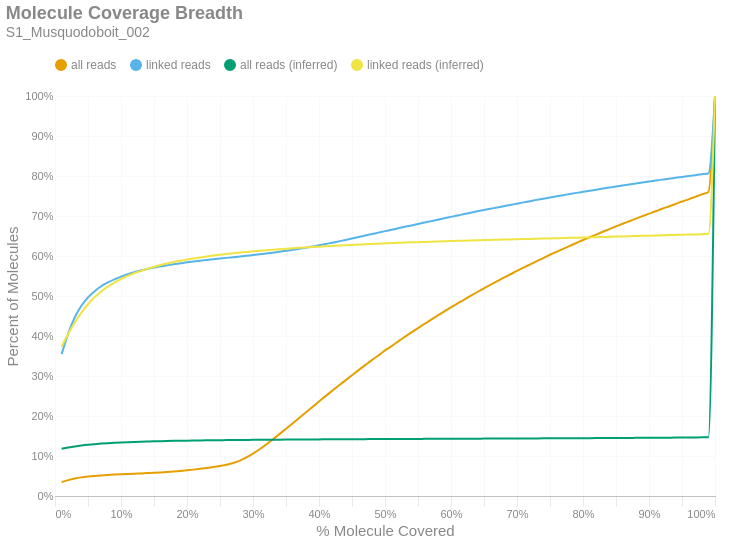

The cell this chart's notebook holds for it:
### Markdown cell above
### Molecule Read Coverage
This chart shows molecule coverage breadth as computed by the number of bases aligned to that molecule. In other words, "*how much of each unique long molecule is actually sequenced/aligned?*" Keep in mind there is a distinction between sequences and alignments, since some sequences belonging to a particular molecule may not align well and wouldn't appear in the alignment data. This chart also shows molecule coverage breadth as computed by the *inferred fragment* from which the aligned sequences originate. Unlike read coverage, this calculation takes into account the total insert size, including unsequenced gaps between the forward and reverse reads. Like the previous figures, these are cumulative percents.

### Code cell
if SKIPLR:
    print_html(f"Skipped")
else:
    binned_df = consolidated_hist(valids['coverage_bp'], mask, 0.01, True)
    binned_df_inf = consolidated_hist(valids['coverage_inserts'], mask, 0.01, True)
    binned_df = binned_df.with_columns(pl.lit(binned_df_inf['all reads (cumsum)']).alias('all reads (inferred)'))
    binned_df = binned_df.with_columns(pl.lit(binned_df_inf['linked reads (cumsum)']).alias('linked reads (inferred)'))
    binned_df = binned_df.with_columns(
        (pl.col('bin').cast(pl.Float64) + 0.01).alias('right_edge')
    )

    with SafeRender(binned_df):
        (
            density_plot(binned_df, 'Molecule Coverage Breadth', samplename, 'molcov', ['all reads (inferred)','linked reads (inferred)'])
            .encode(
                #x=alt.X('bin:Q', title="% Molecule Covered").axis(format = '%').scale(padding=0),
                x=alt.X('right_edge:Q', title="% Molecule Covered").axis(format='%').scale(padding=0),
                y=alt.Y('value:Q', title='Percent of Molecules')
                    .axis(format='%')
                    .stack(False)
                    .scale(domainMin=0, padding=0),
                color=alt.Color("key:N").scale(domain = ["all reads", "linked reads", "all reads (inferred)", "linked reads (inferred)"]),
                tooltip = [
                    alt.Tooltip("key:N", title = "Data Type"),
                    alt.Tooltip("range_label:N", title="% Molecule Covered"),
                    alt.Tooltip("value:Q", format = ".2%", title="% Molecules")
                ]
            )
        ).display()

### Figure 1 — Vega-Lite specification as saved in the notebook (floating-point values rounded to 4 significant figures)
{"width": "container", "height": 400, "config": {"title": {"anchor": "start", "dy": -15, "fontSize": 18, "color": "#888888", "subtitleColor": "#888888", "subtitleFontSize": 14}, "arc": {"fill": "#0072B2"}, "axis": {"domainColor": "#888888", "domainWidth": 0.5, "gridWidth": 0.2, "grid": false, "titleFontWeight": 400, "titleFontSize": 15, "labelFontSize": 11, "labelColor": "#888888", "tickColor": "#888888", "tickWidth": 0.2, "titleColor": "#888888"}, "axisBand": {"grid": false}, "axisX": {"grid": true, "tickSize": 10, "domainCap": "round"}, "axisY": {"domain": false, "grid": true, "tickSize": 0, "domainCap": "round"}, "background": "transparent", "header": {"labelFontSize": 15, "labelColor": "#888888", "titleFontSize": 15, "titleFontWeight": 600, "titleColor": "#888888"}, "legend": {"labelFont": "sans-serif", "labelFontSize": 12, "labelColor": "#888888", "symbolSize": 100, "symbolType": "circle", "titleFontSize": 12, "titlePadding": 10, "titleColor": "#888888", "title": null, "orient": "top"}, "range": {"category": ["#E69F00", "#56B4E9", "#009E73", "#F0E442", "#0072B2", "#D55E00", "#CC79A7", "#000000"], "diverging": ["#cfe8f3", "#a2d4ec", "#73bfe2", "#46abdb", "#1696d2", "#12719e"]}, "area": {"fill": "#0072B2", "fillOpacity": 0.7, "line": true, "strokeOpacity": 0.7}, "line": {"color": "#0072B2", "stroke": "#0072B2", "strokeWidth": 2}, "trail": {"color": "#0072B2", "stroke": "#0072B2", "strokeWidth": 0, "size": 1}, "point": {"filled": true, "fillOpacity": 1.0, "size": 95}, "text": {"color": "#888888", "fontSize": 11, "align": "right", "fontWeight": 400, "size": 11}, "bar": {"fill": "#0072B2", "stroke": null}, "view": {"stroke": null, "continuousWidth": 660, "continuousHeight": 400}}, "data": {"name": "data-11d4bcf15eac7bb3bda552b3f5486cae"}, "mark": {"type": "line", "interpolate": "monotone", "point": {"opacity": 0, "size": 275}}, "encoding": {"color": {"field": "key", "scale": {"domain": ["all reads", "linked reads", "all reads (inferred)", "linked reads (inferred)"]}, "type": "nominal"}, "tooltip": [{"field": "key", "title": "Data Type", "type": "nominal"}, {"field": "range_label", "title": "% Molecule Covered", "type": "nominal"}, {"field": "value", "format": ".2%", "title": "% Molecules", "type": "quantitative"}], "x": {"axis": {"format": "%"}, "field": "right_edge", "scale": {"padding": 0}, "title": "% Molecule Covered", "type": "quantitative"}, "y": {"axis": {"format": "%"}, "field": "value", "scale": {"domainMin": 0, "padding": 0}, "stack": false, "title": "Percent of Molecules", "type": "quantitative"}}, "params": [{"name": "param_c36ac31b6afebe62", "select": {"type": "point", "fields": ["key"]}, "bind": "legend"}], "title": {"text": "Molecule Coverage Breadth", "subtitle": "S1_Musquodoboit_002"}, "transform": [{"fold": ["all reads (cumsum)", "linked reads (cumsum)", "all reads (inferred)", "linked reads (inferred)"]}, {"calculate": "replace(datum.key, ' (cumsum)', '')", "as": "key"}, {"filter": {"param": "param_c36ac31b6afebe62"}}], "usermeta": {"embedOptions": {"downloadFileName": "S1_Musquodoboit_002.molcov"}}, "$schema": "https://vega.github.io/schema/vega-lite/v6.1.0.json", "datasets": {"data-11d4bcf15eac7bb3bda552b3f5486cae": [{"bin": "0.0", "interval": "0.0-0.01", "all reads": 0.03472, "linked reads": 0.3547, "all reads (cumsum)": 0.03472, "linked reads (cumsum)": 0.3547, "range_label": "0.0-0.01", "all reads (inferred)": 0.1181, "linked reads (inferred)": 0.374, "right_edge": 0.01}, {"bin": "0.01", "interval": "0.01-0.02", "all reads": 0.004991, "linked reads": 0.05142, "all reads (cumsum)": 0.03971, "linked reads (cumsum)": 0.4061, "range_label": "0.01-0.02", "all reads (inferred)": 0.1211, "linked reads (inferred)": 0.4051, "right_edge": 0.02}, {"bin": "0.02", "interval": "0.02-0.03", "all reads": 0.003949, "linked reads": 0.04069, "all reads (cumsum)": 0.04366, "linked reads (cumsum)": 0.4468, "range_label": "0.02-0.03", "all reads (inferred)": 0.1237, "linked reads (inferred)": 0.4336, "right_edge": 0.03}, {"bin": "0.03", "interval": "0.03-0.04", "all reads": 0.002892, "linked reads": 0.02894, "all reads (cumsum)": 0.04655, "linked reads (cumsum)": 0.4758, "range_label": "0.03-0.04", "all reads (inferred)": 0.126, "linked reads (inferred)": 0.4584, "right_edge": 0.04}, {"bin": "0.04", "interval": "0.04-0.05", "all reads": 0.00208, "linked reads": 0.02066, "all reads (cumsum)": 0.04863, "linked reads (cumsum)": 0.4964, "range_label": "0.04-0.05", "all reads (inferred)": 0.128, "linked reads (inferred)": 0.4793, "right_edge": 0.05}, {"bin": "0.05", "interval": "0.05-0.06", "all reads": 0.001632, "linked reads": 0.01563, "all reads (cumsum)": 0.05026, "linked reads (cumsum)": 0.5121, "range_label": "0.05-0.06", "all reads (inferred)": 0.1297, "linked reads (inferred)": 0.4967, "right_edge": 0.06}, {"bin": "0.06", "interval": "0.06-0.07", "all reads": 0.00129, "linked reads": 0.01231, "all reads (cumsum)": 0.05155, "linked reads (cumsum)": 0.5244, "range_label": "0.06-0.07", "all reads (inferred)": 0.131, "linked reads (inferred)": 0.5115, "right_edge": 0.07}, {"bin": "0.07", "interval": "0.07-0.08", "all reads": 0.001028, "linked reads": 0.009478, "all reads (cumsum)": 0.05258, "linked reads (cumsum)": 0.5338, "range_label": "0.07-0.08", "all reads (inferred)": 0.1321, "linked reads (inferred)": 0.5234, "right_edge": 0.08}, {"bin": "0.08", "interval": "0.08-0.09", "all reads": 0.0009056, "linked reads": 0.007876, "all reads (cumsum)": 0.05348, "linked reads (cumsum)": 0.5417, "range_label": "0.08-0.09", "all reads (inferred)": 0.1331, "linked reads (inferred)": 0.5336, "right_edge": 0.09}, {"bin": "0.09", "interval": "0.09-0.1", "all reads": 0.0008297, "linked reads": 0.006724, "all reads (cumsum)": 0.05431, "linked reads (cumsum)": 0.5484, "range_label": "0.09-0.1", "all reads (inferred)": 0.1339, "linked reads (inferred)": 0.5425, "right_edge": 0.1}, {"bin": "0.1", "interval": "0.1-0.11", "all reads": 0.0007816, "linked reads": 0.005879, "all reads (cumsum)": 0.05509, "linked reads (cumsum)": 0.5543, "range_label": "0.1-0.11", "all reads (inferred)": 0.1346, "linked reads (inferred)": 0.5503, "right_edge": 0.11}, {"bin": "0.11", "interval": "0.11-0.12", "all reads": 0.0007356, "linked reads": 0.005114, "all reads (cumsum)": 0.05583, "linked reads (cumsum)": 0.5594, "range_label": "0.11-0.12", "all reads (inferred)": 0.1352, "linked reads (inferred)": 0.5569, "right_edge": 0.12}, {"bin": "0.12", "interval": "0.12-0.13", "all reads": 0.0006893, "linked reads": 0.004279, "all reads (cumsum)": 0.05652, "linked reads (cumsum)": 0.5637, "range_label": "0.12-0.13", "all reads (inferred)": 0.1358, "linked reads (inferred)": 0.5628, "right_edge": 0.13}, {"bin": "0.13", "interval": "0.13-0.14", "all reads": 0.0007028, "linked reads": 0.003863, "all reads (cumsum)": 0.05722, "linked reads (cumsum)": 0.5676, "range_label": "0.13-0.14", "all reads (inferred)": 0.1363, "linked reads (inferred)": 0.5681, "right_edge": 0.14}, {"bin": "0.14", "interval": "0.14-0.15", "all reads": 0.000728, "linked reads": 0.003415, "all reads (cumsum)": 0.05795, "linked reads (cumsum)": 0.571, "range_label": "0.14-0.15", "all reads (inferred)": 0.1367, "linked reads (inferred)": 0.5731, "right_edge": 0.15}, {"bin": "0.15", "interval": "0.15-0.16", "all reads": 0.0008472, "linked reads": 0.003191, "all reads (cumsum)": 0.0588, "linked reads (cumsum)": 0.5742, "range_label": "0.15-0.16", "all reads (inferred)": 0.1371, "linked reads (inferred)": 0.5775, "right_edge": 0.16}, {"bin": "0.16", "interval": "0.16-0.17", "all reads": 0.001013, "linked reads": 0.002623, "all reads (cumsum)": 0.05981, "linked reads (cumsum)": 0.5768, "range_label": "0.16-0.17", "all reads (inferred)": 0.1375, "linked reads (inferred)": 0.5813, "right_edge": 0.17}, {"bin": "0.17", "interval": "0.17-0.18", "all reads": 0.001237, "linked reads": 0.002682, "all reads (cumsum)": 0.06105, "linked reads (cumsum)": 0.5795, "range_label": "0.17-0.18", "all reads (inferred)": 0.1378, "linked reads (inferred)": 0.5849, "right_edge": 0.18}, {"bin": "0.18", "interval": "0.18-0.19", "all reads": 0.001431, "linked reads": 0.002277, "all reads (cumsum)": 0.06248, "linked reads (cumsum)": 0.5818, "range_label": "0.18-0.19", "all reads (inferred)": 0.1382, "linked reads (inferred)": 0.5882, "right_edge": 0.19}, {"bin": "0.19", "interval": "0.19-0.2", "all reads": 0.001658, "linked reads": 0.002399, "all reads (cumsum)": 0.06414, "linked reads (cumsum)": 0.5842, "range_label": "0.19-0.2", "all reads (inferred)": 0.1384, "linked reads (inferred)": 0.5911, "right_edge": 0.2}, {"bin": "0.2", "interval": "0.2-0.21", "all reads": 0.001816, "linked reads": 0.00204, "all reads (cumsum)": 0.06595, "linked reads (cumsum)": 0.5862, "range_label": "0.2-0.21", "all reads (inferred)": 0.1387, "linked reads (inferred)": 0.5938, "right_edge": 0.21}, {"bin": "0.21", "interval": "0.21-0.22", "all reads": 0.001993, "linked reads": 0.002, "all reads (cumsum)": 0.06794, "linked reads (cumsum)": 0.5882, "range_label": "0.21-0.22", "all reads (inferred)": 0.1389, "linked reads (inferred)": 0.5964, "right_edge": 0.22}, {"bin": "0.22", "interval": "0.22-0.23", "all reads": 0.002187, "linked reads": 0.001712, "all reads (cumsum)": 0.07013, "linked reads (cumsum)": 0.5899, "range_label": "0.22-0.23", "all reads (inferred)": 0.1391, "linked reads (inferred)": 0.5988, "right_edge": 0.23}, {"bin": "0.23", "interval": "0.23-0.24", "all reads": 0.002379, "linked reads": 0.001834, "all reads (cumsum)": 0.07251, "linked reads (cumsum)": 0.5918, "range_label": "0.23-0.24", "all reads (inferred)": 0.1394, "linked reads (inferred)": 0.601, "right_edge": 0.24}, {"bin": "0.24", "interval": "0.24-0.25", "all reads": 0.002733, "linked reads": 0.0018, "all reads (cumsum)": 0.07524, "linked reads (cumsum)": 0.5936, "range_label": "0.24-0.25", "all reads (inferred)": 0.1395, "linked reads (inferred)": 0.6031, "right_edge": 0.25}, {"bin": "0.25", "interval": "0.25-0.26", "all reads": 0.003063, "linked reads": 0.00176, "all reads (cumsum)": 0.07831, "linked reads (cumsum)": 0.5953, "range_label": "0.25-0.26", "all reads (inferred)": 0.1397, "linked reads (inferred)": 0.605, "right_edge": 0.26}, {"bin": "0.26", "interval": "0.26-0.27", "all reads": 0.004099, "linked reads": 0.001704, "all reads (cumsum)": 0.08241, "linked reads (cumsum)": 0.597, "range_label": "0.26-0.27", "all reads (inferred)": 0.1399, "linked reads (inferred)": 0.6069, "right_edge": 0.27}, {"bin": "0.27", "interval": "0.27-0.28", "all reads": 0.005932, "linked reads": 0.001674, "all reads (cumsum)": 0.08834, "linked reads (cumsum)": 0.5987, "range_label": "0.27-0.28", "all reads (inferred)": 0.1401, "linked reads (inferred)": 0.6086, "right_edge": 0.28}, {"bin": "0.28", "interval": "0.28-0.29", "all reads": 0.007995, "linked reads": 0.001749, "all reads (cumsum)": 0.09633, "linked reads (cumsum)": 0.6004, "range_label": "0.28-0.29", "all reads (inferred)": 0.1402, "linked reads (inferred)": 0.6101, "right_edge": 0.29}, {"bin": "0.29", "interval": "0.29-0.3", "all reads": 0.009751, "linked reads": 0.001858, "all reads (cumsum)": 0.1061, "linked reads (cumsum)": 0.6023, "range_label": "0.29-0.3", "all reads (inferred)": 0.1404, "linked reads (inferred)": 0.6118, "right_edge": 0.3}, {"bin": "0.3", "interval": "0.3-0.31", "all reads": 0.0109, "linked reads": 0.001789, "all reads (cumsum)": 0.117, "linked reads (cumsum)": 0.6041, "range_label": "0.3-0.31", "all reads (inferred)": 0.1405, "linked reads (inferred)": 0.6131, "right_edge": 0.31}, {"bin": "0.31", "interval": "0.31-0.32", "all reads": 0.01187, "linked reads": 0.002056, "all reads (cumsum)": 0.1289, "linked reads (cumsum)": 0.6061, "range_label": "0.31-0.32", "all reads (inferred)": 0.1406, "linked reads (inferred)": 0.6145, "right_edge": 0.32}, {"bin": "0.32", "interval": "0.32-0.33", "all reads": 0.01274, "linked reads": 0.002088, "all reads (cumsum)": 0.1416, "linked reads (cumsum)": 0.6082, "range_label": "0.32-0.33", "all reads (inferred)": 0.1408, "linked reads (inferred)": 0.6158, "right_edge": 0.33}, {"bin": "0.33", "interval": "0.33-0.34", "all reads": 0.01304, "linked reads": 0.002242, "all reads (cumsum)": 0.1546, "linked reads (cumsum)": 0.6105, "range_label": "0.33-0.34", "all reads (inferred)": 0.1409, "linked reads (inferred)": 0.617, "right_edge": 0.34}, {"bin": "0.34", "interval": "0.34-0.35", "all reads": 0.01331, "linked reads": 0.002397, "all reads (cumsum)": 0.1679, "linked reads (cumsum)": 0.6129, "range_label": "0.34-0.35", "all reads (inferred)": 0.141, "linked reads (inferred)": 0.6182, "right_edge": 0.35}, {"bin": "0.35", "interval": "0.35-0.36", "all reads": 0.01352, "linked reads": 0.002426, "all reads (cumsum)": 0.1815, "linked reads (cumsum)": 0.6153, "range_label": "0.35-0.36", "all reads (inferred)": 0.1411, "linked reads (inferred)": 0.6194, "right_edge": 0.36}, {"bin": "0.36", "interval": "0.36-0.37", "all reads": 0.0136, "linked reads": 0.002533, "all reads (cumsum)": 0.1951, "linked reads (cumsum)": 0.6178, "range_label": "0.36-0.37", "all reads (inferred)": 0.1412, "linked reads (inferred)": 0.6204, "right_edge": 0.37}, {"bin": "0.37", "interval": "0.37-0.38", "all reads": 0.01378, "linked reads": 0.002802, "all reads (cumsum)": 0.2088, "linked reads (cumsum)": 0.6206, "range_label": "0.37-0.38", "all reads (inferred)": 0.1413, "linked reads (inferred)": 0.6214, "right_edge": 0.38}, {"bin": "0.38", "interval": "0.38-0.39", "all reads": 0.01366, "linked reads": 0.002954, "all reads (cumsum)": 0.2225, "linked reads (cumsum)": 0.6236, "range_label": "0.38-0.39", "all reads (inferred)": 0.1414, "linked reads (inferred)": 0.6223, "right_edge": 0.39}, {"bin": "0.39", "interval": "0.39-0.4", "all reads": 0.01386, "linked reads": 0.003287, "all reads (cumsum)": 0.2364, "linked reads (cumsum)": 0.6269, "range_label": "0.39-0.4", "all reads (inferred)": 0.1415, "linked reads (inferred)": 0.6234, "right_edge": 0.4}, {"bin": "0.4", "interval": "0.4-0.41", "all reads": 0.01329, "linked reads": 0.002957, "all reads (cumsum)": 0.2497, "linked reads (cumsum)": 0.6298, "range_label": "0.4-0.41", "all reads (inferred)": 0.1416, "linked reads (inferred)": 0.6244, "right_edge": 0.41}, {"bin": "0.41", "interval": "0.41-0.42", "all reads": 0.01335, "linked reads": 0.003373, "all reads (cumsum)": 0.263, "linked reads (cumsum)": 0.6332, "range_label": "0.41-0.42", "all reads (inferred)": 0.1417, "linked reads (inferred)": 0.6253, "right_edge": 0.42}, {"bin": "0.42", "interval": "0.42-0.43", "all reads": 0.01319, "linked reads": 0.003402, "all reads (cumsum)": 0.2762, "linked reads (cumsum)": 0.6366, "range_label": "0.42-0.43", "all reads (inferred)": 0.1418, "linked reads (inferred)": 0.6262, "right_edge": 0.43}, {"bin": "0.43", "interval": "0.43-0.44", "all reads": 0.0129, "linked reads": 0.003394, "all reads (cumsum)": 0.2891, "linked reads (cumsum)": 0.64, "range_label": "0.43-0.44", "all reads (inferred)": 0.1419, "linked reads (inferred)": 0.6271, "right_edge": 0.44}, {"bin": "0.44", "interval": "0.44-0.45", "all reads": 0.01291, "linked reads": 0.003583, "all reads (cumsum)": 0.302, "linked reads (cumsum)": 0.6436, "range_label": "0.44-0.45", "all reads (inferred)": 0.142, "linked reads (inferred)": 0.6278, "right_edge": 0.45}, {"bin": "0.45", "interval": "0.45-0.46", "all reads": 0.0127, "linked reads": 0.003695, "all reads (cumsum)": 0.3147, "linked reads (cumsum)": 0.6473, "range_label": "0.45-0.46", "all reads (inferred)": 0.1421, "linked reads (inferred)": 0.6285, "right_edge": 0.46}, {"bin": "0.46", "interval": "0.46-0.47", "all reads": 0.01249, "linked reads": 0.003767, "all reads (cumsum)": 0.3272, "linked reads (cumsum)": 0.651, "range_label": "0.46-0.47", "all reads (inferred)": 0.1422, "linked reads (inferred)": 0.6293, "right_edge": 0.47}, {"bin": "0.47", "interval": "0.47-0.48", "all reads": 0.01238, "linked reads": 0.00373, "all reads (cumsum)": 0.3396, "linked reads (cumsum)": 0.6548, "range_label": "0.47-0.48", "all reads (inferred)": 0.1422, "linked reads (inferred)": 0.6301, "right_edge": 0.48}, {"bin": "0.48", "interval": "0.48-0.49", "all reads": 0.01165, "linked reads": 0.003679, "all reads (cumsum)": 0.3512, "linked reads (cumsum)": 0.6585, "range_label": "0.48-0.49", "all reads (inferred)": 0.1423, "linked reads (inferred)": 0.6309, "right_edge": 0.49}, {"bin": "0.49", "interval": "0.49-0.5", "all reads": 0.01275, "linked reads": 0.003756, "all reads (cumsum)": 0.364, "linked reads (cumsum)": 0.6622, "range_label": "0.49-0.5", "all reads (inferred)": 0.1424, "linked reads (inferred)": 0.6316, "right_edge": 0.5}, {"bin": "0.5", "interval": "0.5-0.51", "all reads": 0.01069, "linked reads": 0.003458, "all reads (cumsum)": 0.3747, "linked reads (cumsum)": 0.6657, "range_label": "0.5-0.51", "all reads (inferred)": 0.1425, "linked reads (inferred)": 0.6322, "right_edge": 0.51}, {"bin": "0.51", "interval": "0.51-0.52", "all reads": 0.01183, "linked reads": 0.003759, "all reads (cumsum)": 0.3865, "linked reads (cumsum)": 0.6694, "range_label": "0.51-0.52", "all reads (inferred)": 0.1426, "linked reads (inferred)": 0.6329, "right_edge": 0.52}, {"bin": "0.52", "interval": "0.52-0.53", "all reads": 0.01125, "linked reads": 0.003605, "all reads (cumsum)": 0.3977, "linked reads (cumsum)": 0.673, "range_label": "0.52-0.53", "all reads (inferred)": 0.1426, "linked reads (inferred)": 0.6335, "right_edge": 0.53}, {"bin": "0.53", "interval": "0.53-0.54", "all reads": 0.01119, "linked reads": 0.003471, "all reads (cumsum)": 0.4089, "linked reads (cumsum)": 0.6765, "range_label": "0.53-0.54", "all reads (inferred)": 0.1427, "linked reads (inferred)": 0.6341, "right_edge": 0.54}, {"bin": "0.54", "interval": "0.54-0.55", "all reads": 0.01074, "linked reads": 0.003554, "all reads (cumsum)": 0.4197, "linked reads (cumsum)": 0.6801, "range_label": "0.54-0.55", "all reads (inferred)": 0.1428, "linked reads (inferred)": 0.6346, "right_edge": 0.55}, {"bin": "0.55", "interval": "0.55-0.56", "all reads": 0.01088, "linked reads": 0.003639, "all reads (cumsum)": 0.4306, "linked reads (cumsum)": 0.6837, "range_label": "0.55-0.56", "all reads (inferred)": 0.1428, "linked reads (inferred)": 0.6352, "right_edge": 0.56}, {"bin": "0.56", "interval": "0.56-0.57", "all reads": 0.0106, "linked reads": 0.003514, "all reads (cumsum)": 0.4412, "linked reads (cumsum)": 0.6872, "range_label": "0.56-0.57", "all reads (inferred)": 0.1429, "linked reads (inferred)": 0.6358, "right_edge": 0.57}, {"bin": "0.57", "interval": "0.57-0.58", "all reads": 0.01023, "linked reads": 0.003597, "all reads (cumsum)": 0.4514, "linked reads (cumsum)": 0.6908, "range_label": "0.57-0.58", "all reads (inferred)": 0.143, "linked reads (inferred)": 0.6363, "right_edge": 0.58}, {"bin": "0.58", "interval": "0.58-0.59", "all reads": 0.01017, "linked reads": 0.003463, "all reads (cumsum)": 0.4616, "linked reads (cumsum)": 0.6943, "range_label": "0.58-0.59", "all reads (inferred)": 0.143, "linked reads (inferred)": 0.6369, "right_edge": 0.59}, {"bin": "0.59", "interval": "0.59-0.6", "all reads": 0.01022, "linked reads": 0.003591, "all reads (cumsum)": 0.4718, "linked reads (cumsum)": 0.6979, "range_label": "0.59-0.6", "all reads (inferred)": 0.1431, "linked reads (inferred)": 0.6374, "right_edge": 0.6}, {"bin": "0.6", "interval": "0.6-0.61", "all reads": 0.009596, "linked reads": 0.003479, "all reads (cumsum)": 0.4814, "linked reads (cumsum)": 0.7013, "range_label": "0.6-0.61", "all reads (inferred)": 0.1432, "linked reads (inferred)": 0.6379, "right_edge": 0.61}, {"bin": "0.61", "interval": "0.61-0.62", "all reads": 0.009838, "linked reads": 0.003453, "all reads (cumsum)": 0.4912, "linked reads (cumsum)": 0.7048, "range_label": "0.61-0.62", "all reads (inferred)": 0.1432, "linked reads (inferred)": 0.6384, "right_edge": 0.62}, {"bin": "0.62", "interval": "0.62-0.63", "all reads": 0.009432, "linked reads": 0.003511, "all reads (cumsum)": 0.5006, "linked reads (cumsum)": 0.7083, "range_label": "0.62-0.63", "all reads (inferred)": 0.1433, "linked reads (inferred)": 0.6389, "right_edge": 0.63}, {"bin": "0.63", "interval": "0.63-0.64", "all reads": 0.009345, "linked reads": 0.003389, "all reads (cumsum)": 0.51, "linked reads (cumsum)": 0.7117, "range_label": "0.63-0.64", "all reads (inferred)": 0.1434, "linked reads (inferred)": 0.6393, "right_edge": 0.64}, {"bin": "0.64", "interval": "0.64-0.65", "all reads": 0.009186, "linked reads": 0.003271, "all reads (cumsum)": 0.5192, "linked reads (cumsum)": 0.715, "range_label": "0.64-0.65", "all reads (inferred)": 0.1434, "linked reads (inferred)": 0.6397, "right_edge": 0.65}, {"bin": "0.65", "interval": "0.65-0.66", "all reads": 0.009301, "linked reads": 0.003197, "all reads (cumsum)": 0.5285, "linked reads (cumsum)": 0.7182, "range_label": "0.65-0.66", "all reads (inferred)": 0.1435, "linked reads (inferred)": 0.6402, "right_edge": 0.66}, {"bin": "0.66", "interval": "0.66-0.67", "all reads": 0.008788, "linked reads": 0.00325, "all reads (cumsum)": 0.5373, "linked reads (cumsum)": 0.7214, "range_label": "0.66-0.67", "all reads (inferred)": 0.1436, "linked reads (inferred)": 0.6406, "right_edge": 0.67}, {"bin": "0.67", "interval": "0.67-0.68", "all reads": 0.008709, "linked reads": 0.00317, "all reads (cumsum)": 0.546, "linked reads (cumsum)": 0.7246, "range_label": "0.67-0.68", "all reads (inferred)": 0.1436, "linked reads (inferred)": 0.6411, "right_edge": 0.68}, {"bin": "0.68", "interval": "0.68-0.69", "all reads": 0.00836, "linked reads": 0.00309, "all reads (cumsum)": 0.5543, "linked reads (cumsum)": 0.7277, "range_label": "0.68-0.69", "all reads (inferred)": 0.1437, "linked reads (inferred)": 0.6415, "right_edge": 0.69}, {"bin": "0.69", "interval": "0.69-0.7", "all reads": 0.00855, "linked reads": 0.003205, "all reads (cumsum)": 0.5629, "linked reads (cumsum)": 0.7309, "range_label": "0.69-0.7", "all reads (inferred)": 0.1438, "linked reads (inferred)": 0.642, "right_edge": 0.7}, {"bin": "0.7", "interval": "0.7-0.71", "all reads": 0.008158, "linked reads": 0.003189, "all reads (cumsum)": 0.571, "linked reads (cumsum)": 0.7341, "range_label": "0.7-0.71", "all reads (inferred)": 0.1439, "linked reads (inferred)": 0.6424, "right_edge": 0.71}, {"bin": "0.71", "interval": "0.71-0.72", "all reads": 0.007998, "linked reads": 0.00305, "all reads (cumsum)": 0.579, "linked reads (cumsum)": 0.7371, "range_label": "0.71-0.72", "all reads (inferred)": 0.1439, "linked reads (inferred)": 0.6428, "right_edge": 0.72}, {"bin": "0.72", "interval": "0.72-0.73", "all reads": 0.008065, "linked reads": 0.003162, "all reads (cumsum)": 0.5871, "linked reads (cumsum)": 0.7403, "range_label": "0.72-0.73", "all reads (inferred)": 0.144, "linked reads (inferred)": 0.6432, "right_edge": 0.73}, {"bin": "0.73", "interval": "0.73-0.74", "all reads": 0.007832, "linked reads": 0.003021, "all reads (cumsum)": 0.5949, "linked reads (cumsum)": 0.7433, "range_label": "0.73-0.74", "all reads (inferred)": 0.1441, "linked reads (inferred)": 0.6436, "right_edge": 0.74}, {"bin": "0.74", "interval": "0.74-0.75", "all reads": 0.008188, "linked reads": 0.003117, "all reads (cumsum)": 0.6031, "linked reads (cumsum)": 0.7464, "range_label": "0.74-0.75", "all reads (inferred)": 0.1441, "linked reads (inferred)": 0.644, "right_edge": 0.75}, {"bin": "0.75", "interval": "0.75-0.76", "all reads": 0.007396, "linked reads": 0.002821, "all reads (cumsum)": 0.6105, "linked reads (cumsum)": 0.7492, "range_label": "0.75-0.76", "all reads (inferred)": 0.1442, "linked reads (inferred)": 0.6445, "right_edge": 0.76}, {"bin": "0.76", "interval": "0.76-0.77", "all reads": 0.007513, "linked reads": 0.002834, "all reads (cumsum)": 0.618, "linked reads (cumsum)": 0.7521, "range_label": "0.76-0.77", "all reads (inferred)": 0.1443, "linked reads (inferred)": 0.6449, "right_edge": 0.77}, {"bin": "0.77", "interval": "0.77-0.78", "all reads": 0.007376, "linked reads": 0.002946, "all reads (cumsum)": 0.6254, "linked reads (cumsum)": 0.755, "range_label": "0.77-0.78", "all reads (inferred)": 0.1444, "linked reads (inferred)": 0.6453, "right_edge": 0.78}, {"bin": "0.78", "interval": "0.78-0.79", "all reads": 0.007175, "linked reads": 0.002794, "all reads (cumsum)": 0.6326, "linked reads (cumsum)": 0.7578, "range_label": "0.78-0.79", "all reads (inferred)": 0.1445, "linked reads (inferred)": 0.6458, "right_edge": 0.79}, {"bin": "0.79", "interval": "0.79-0.8", "all reads": 0.007511, "linked reads": 0.002639, "all reads (cumsum)": 0.6401, "linked reads (cumsum)": 0.7604, "range_label": "0.79-0.8", "all reads (inferred)": 0.1445, "linked reads (inferred)": 0.6461, "right_edge": 0.8}, {"bin": "0.8", "interval": "0.8-0.81", "all reads": 0.006713, "linked reads": 0.002626, "all reads (cumsum)": 0.6468, "linked reads (cumsum)": 0.7631, "range_label": "0.8-0.81", "all reads (inferred)": 0.1446, "linked reads (inferred)": 0.6466, "right_edge": 0.81}, {"bin": "0.81", "interval": "0.81-0.82", "all reads": 0.006814, "linked reads": 0.002749, "all reads (cumsum)": 0.6536, "linked reads (cumsum)": 0.7658, "range_label": "0.81-0.82", "all reads (inferred)": 0.1447, "linked reads (inferred)": 0.647, "right_edge": 0.82}, {"bin": "0.82", "interval": "0.82-0.83", "all reads": 0.006972, "linked reads": 0.002674, "all reads (cumsum)": 0.6606, "linked reads (cumsum)": 0.7685, "range_label": "0.82-0.83", "all reads (inferred)": 0.1448, "linked reads (inferred)": 0.6475, "right_edge": 0.83}, {"bin": "0.83", "interval": "0.83-0.84", "all reads": 0.006776, "linked reads": 0.002581, "all reads (cumsum)": 0.6674, "linked reads (cumsum)": 0.7711, "range_label": "0.83-0.84", "all reads (inferred)": 0.1449, "linked reads (inferred)": 0.6479, "right_edge": 0.84}, {"bin": "0.84", "interval": "0.84-0.85", "all reads": 0.006597, "linked reads": 0.002434, "all reads (cumsum)": 0.674, "linked reads (cumsum)": 0.7735, "range_label": "0.84-0.85", "all reads (inferred)": 0.145, "linked reads (inferred)": 0.6484, "right_edge": 0.85}, {"bin": "0.85", "interval": "0.85-0.86", "all reads": 0.006579, "linked reads": 0.002474, "all reads (cumsum)": 0.6805, "linked reads (cumsum)": 0.776, "range_label": "0.85-0.86", "all reads (inferred)": 0.1451, "linked reads (inferred)": 0.649, "right_edge": 0.86}, {"bin": "0.86", "interval": "0.86-0.87", "all reads": 0.006335, "linked reads": 0.002546, "all reads (cumsum)": 0.6869, "linked reads (cumsum)": 0.7785, "range_label": "0.86-0.87", "all reads (inferred)": 0.1452, "linked reads (inferred)": 0.6495, "right_edge": 0.87}, {"bin": "0.87", "interval": "0.87-0.88", "all reads": 0.00645, "linked reads": 0.002645, "all reads (cumsum)": 0.6933, "linked reads (cumsum)": 0.7812, "range_label": "0.87-0.88", "all reads (inferred)": 0.1453, "linked reads (inferred)": 0.6499, "right_edge": 0.88}, {"bin": "0.88", "interval": "0.88-0.89", "all reads": 0.006237, "linked reads": 0.002565, "all reads (cumsum)": 0.6996, "linked reads (cumsum)": 0.7837, "range_label": "0.88-0.89", "all reads (inferred)": 0.1454, "linked reads (inferred)": 0.6504, "right_edge": 0.89}, {"bin": "0.89", "interval": "0.89-0.9", "all reads": 0.006286, "linked reads": 0.002471, "all reads (cumsum)": 0.7059, "linked reads (cumsum)": 0.7862, "range_label": "0.89-0.9", "all reads (inferred)": 0.1455, "linked reads (inferred)": 0.6509, "right_edge": 0.9}, {"bin": "0.9", "interval": "0.9-0.91", "all reads": 0.00587, "linked reads": 0.002354, "all reads (cumsum)": 0.7117, "linked reads (cumsum)": 0.7886, "range_label": "0.9-0.91", "all reads (inferred)": 0.1457, "linked reads (inferred)": 0.6513, "right_edge": 0.91}, {"bin": "0.91", "interval": "0.91-0.92", "all reads": 0.006528, "linked reads": 0.002383, "all reads (cumsum)": 0.7183, "linked reads (cumsum)": 0.7909, "range_label": "0.91-0.92", "all reads (inferred)": 0.1458, "linked reads (inferred)": 0.6518, "right_edge": 0.92}, {"bin": "0.92", "interval": "0.92-0.93", "all reads": 0.005606, "linked reads": 0.002341, "all reads (cumsum)": 0.7239, "linked reads (cumsum)": 0.7933, "range_label": "0.92-0.93", "all reads (inferred)": 0.1459, "linked reads (inferred)": 0.6522, "right_edge": 0.93}, {"bin": "0.93", "interval": "0.93-0.94", "all reads": 0.005997, "linked reads": 0.002149, "all reads (cumsum)": 0.7299, "linked reads (cumsum)": 0.7954, "range_label": "0.93-0.94", "all reads (inferred)": 0.146, "linked reads (inferred)": 0.6526, "right_edge": 0.94}, {"bin": "0.94", "interval": "0.94-0.95", "all reads": 0.006466, "linked reads": 0.002181, "all reads (cumsum)": 0.7363, "linked reads (cumsum)": 0.7976, "range_label": "0.94-0.95", "all reads (inferred)": 0.1461, "linked reads (inferred)": 0.6531, "right_edge": 0.95}, {"bin": "0.95", "interval": "0.95-0.96", "all reads": 0.005319, "linked reads": 0.002383, "all reads (cumsum)": 0.7416, "linked reads (cumsum)": 0.8, "range_label": "0.95-0.96", "all reads (inferred)": 0.1463, "linked reads (inferred)": 0.6535, "right_edge": 0.96}, {"bin": "0.96", "interval": "0.96-0.97", "all reads": 0.006177, "linked reads": 0.002162, "all reads (cumsum)": 0.7478, "linked reads (cumsum)": 0.8022, "range_label": "0.96-0.97", "all reads (inferred)": 0.1464, "linked reads (inferred)": 0.654, "right_edge": 0.97}, {"bin": "0.97", "interval": "0.97-0.98", "all reads": 0.006319, "linked reads": 0.002184, "all reads (cumsum)": 0.7541, "linked reads (cumsum)": 0.8043, "range_label": "0.97-0.98", "all reads (inferred)": 0.1466, "linked reads (inferred)": 0.6546, "right_edge": 0.98}, {"bin": "0.98", "interval": "0.98-0.99", "all reads": 0.005994, "linked reads": 0.002106, "all reads (cumsum)": 0.7601, "linked reads (cumsum)": 0.8065, "range_label": "0.98-0.99", "all reads (inferred)": 0.1468, "linked reads (inferred)": 0.6554, "right_edge": 0.99}, {"bin": "0.99", "interval": "0.99-1.0", "all reads": 0.2399, "linked reads": 0.1935, "all reads (cumsum)": 1.0, "linked reads (cumsum)": 1.0, "range_label": "0.99-1.0", "all reads (inferred)": 1.0, "linked reads (inferred)": 1.0, "right_edge": 1.0}]}}
